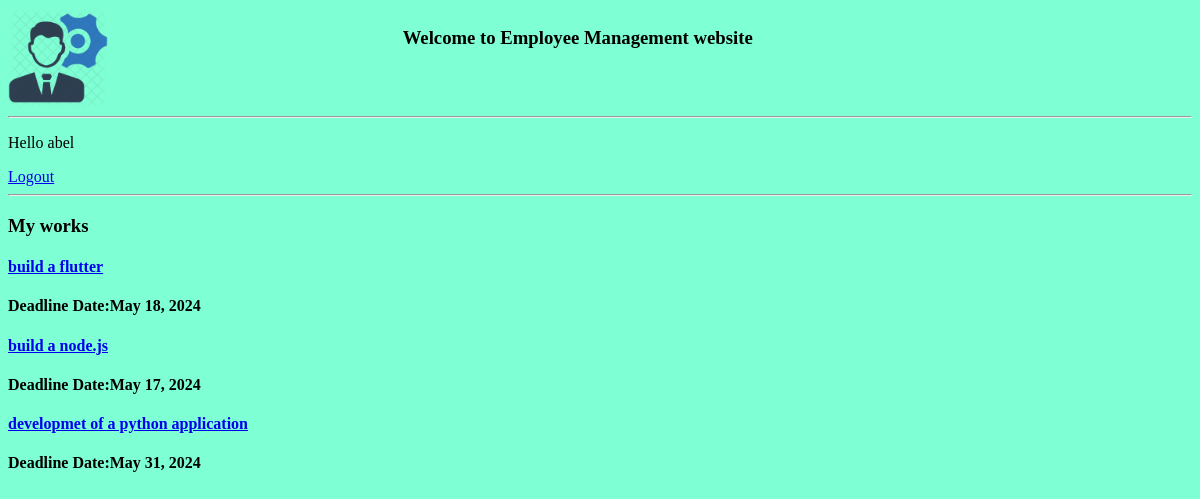
Page /myworks/ (signed in) on the committed database.
### base/models.py (models this page shows, shortened)
class Work(models.Model):
    name = models.CharField(max_length=100, unique=True)
    description = models.CharField(max_length=1000)
    skills_needed = models.ManyToManyField(Skill)
    deadline = models.DateField()
    employee = models.ForeignKey(Employee, on_delete=models.SET_NULL, null=True)
    task_link=models.CharField(max_length=1000,default=None,null=True)

### base/views.py (the view)
# urls.py: path('myworks/',views.myworks,name='myworks'),
def myworks(request):
    works = Work.objects.filter(employee__name=request.user.username)
    context={'works':works}
    return render(request,'base/myworks.html',context)

### base/templates/base/myworks.html
{% extends 'main.html' %}
{% block content %}
<h3>My works</h3>
{% for work in works %}
<div>
    <h4><a href="{% url 'viewspecificwork' work.pk %}">{{ work.name }}</a></h4>
    <h4>Deadline Date:{{work.deadline}}</h4>
</div>
{% endfor %}
{% endblock content %}

### templates/navbar.html
<div>
    {% if request.user.is_authenticated %}
    <p>Hello {{request.user}}</p>
    <a href="{% url 'logout' %}">Logout</a>
    <hr>
    {% else %}
    <a href="{% url 'login' %}">Login</a>
    <hr>
    {% endif %}
  </div>

### static/styles/main.css (style rules this page uses)
body { background-color: aquamarine; }

### rows in the picture
Work: name "build a flutter", deadline "May 18, 2024"
Work: name "build a node.js", deadline "May 17, 2024"
Work: name "developmet of a python application", deadline "May 31, 2024"

### other values in the picture
{{ request.user }} "abel"
